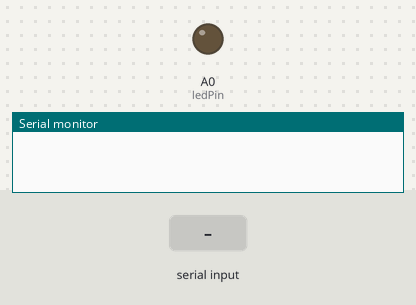
Simulated run of this sketch. Board: Arduino Uno, built with avr-gcc and run on an emulated ATmega328P. Parts: output pins drawn as LEDs (lit = HIGH), the last lines printed to the serial monitor. The test bench sets the inputs (shaded band).

Above: at 1.2 s.
1.3 s: "1" received over Serial
At 2.2 s:
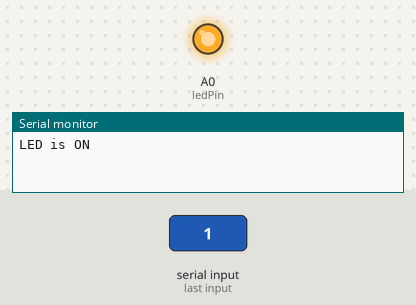
2.8 s: "0" received over Serial
At 3.3 s:
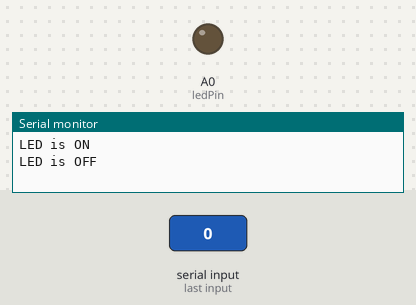
Timing chart, 0 to 5.8 s (numbered marks = the images above; inputs shaded):
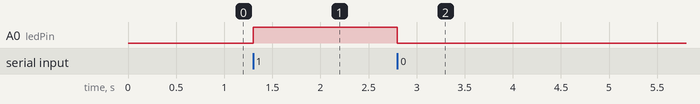

The sketch:

test2.ino
```cpp
const int ledPin = A0;  // Change this to the pin where your LED is connected

void setup() {
  Serial.begin(9600);
  pinMode(ledPin, OUTPUT);
}

void loop() {
  if (Serial.available() > 0) {
    char command = Serial.read();

    if (command == '1') {
      digitalWrite(ledPin, HIGH);  // Turn on the LED
      Serial.println("LED is ON");
    } else if (command == '0') {
      digitalWrite(ledPin, LOW);  // Turn off the LED
      Serial.println("LED is OFF");
    }
  }
}
```

Measured:
- after the input at 1.3 s, A0 (ledPin): LOW → HIGH at once
- after the input at 2.8 s, A0 (ledPin): HIGH → LOW at once
